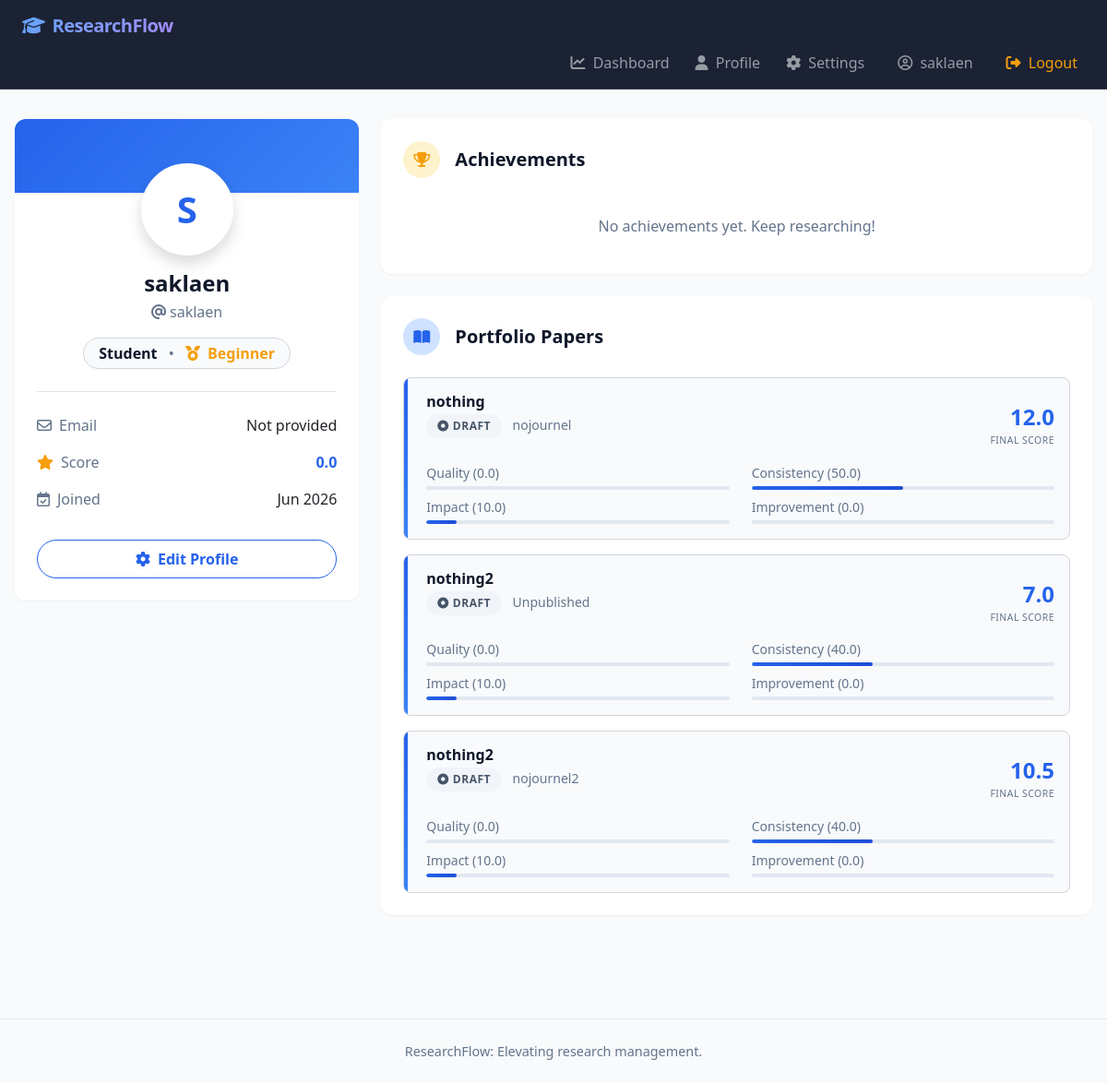
Screenshot of /profile/ (signed in) with the database file from the repository.
### research_portfolio/models.py (models this page shows, shortened)
class Profile(models.Model):
    ROLE_CHOICES = [
        ('student', 'Student'),
        ('supervisor', 'Supervisor'),
        ('admin', 'Admin'),
    ]
    user = models.OneToOneField(User, on_delete=models.CASCADE, related_name='profile')
    role = models.CharField(max_length=20, choices=ROLE_CHOICES, default='student')
    research_score = models.FloatField(default=0.0)
    reputation_level = models.CharField(max_length=50, default='Beginner')
    approved_supervisor = models.ForeignKey(
        User,
        on_delete=models.SET_NULL,
        null=True,
        blank=True,
        related_name='approved_students',
    )

class Paper(models.Model):
    STATUS_CHOICES = [
        ('draft', 'Draft'),
        ('submitted', 'Submitted'),
        ('needs_revision', 'Needs Revision'),
        ('approved', 'Approved'),
        ('rejected', 'Rejected'),
    ]
    title = models.CharField(max_length=200)
    authors = models.CharField(max_length=300, blank=True)
    journal = models.CharField(max_length=200, blank=True)
    publication_date = models.DateField(null=True, blank=True)
    doi = models.CharField(max_length=100, blank=True)
    abstract = models.TextField(blank=True)
    student = models.ForeignKey(User, on_delete=models.CASCADE, related_name='student_papers')
    supervisor = models.ForeignKey(
        User,
        on_delete=models.SET_NULL,
        null=True,
        blank=True,
        related_name='supervised_papers',
    )
    category = models.ForeignKey(ResearchCategory, on_delete=models.SET_NULL, null=True, blank=True)
    journal_index = models.ForeignKey(JournalIndex, on_delete=models.SET_NULL, null=True, blank=True)
    status = models.CharField(max_length=20, choices=STATUS_CHOICES, default='draft')
    evaluation = models.TextField(blank=True)
    pdf = models.FileField(upload_to='papers/', null=True, blank=True, validators=[validate_pdf])
    deadline = models.DateTimeField(null=True, blank=True)
    submitted_at = models.DateTimeField(null=True, blank=True)
    current_score = models.FloatField(default=0.0)
    previous_score = models.FloatField(default=0.0)
    improvement_bonus = models.FloatField(default=0.0)
    consistency_score = models.FloatField(default=0.0)
    collaboration_score = models.FloatField(default=0.0)
    impact_score = models.FloatField(default=0.0)
    final_score = models.FloatField(default=0.0)
    revision_count = models.IntegerField(default=0)
    created_at = models.DateTimeField(auto_now_add=True)

### research_portfolio/views.py (the view)
# urls.py: path('profile/', views.profile, name='profile'),
@login_required
def profile(request):
    role = user_role(request.user)
    if role == 'student':
        papers = Paper.objects.filter(student=request.user)
    elif role == 'supervisor':
        papers = Paper.objects.filter(supervisor=request.user)
    else:
        papers = Paper.objects.none()
    return render(request, 'profile.html', {
        'profile': request.user.profile,
        'papers': papers,
        'achievements': request.user.achievements.all(),
        'can_edit_profile': True,
    })

### templates/profile.html
{% extends 'base.html' %}
{% block content %}
<div class="row g-4 justify-content-center">
    <div class="col-lg-4">
        <div class="panel shadow-sm border-0 text-center position-relative overflow-hidden">
            <div class="position-absolute top-0 start-0 w-100" style="height: 80px; background: linear-gradient(135deg, var(--brand), var(--accent));"></div>
            <div class="rounded-circle bg-white shadow d-inline-flex align-items-center justify-content-center position-relative mt-4 mb-3" style="width:100px;height:100px;font-size:40px;font-weight:700;color:var(--brand); border: 4px solid white;">
                {{ user.username|slice:":1"|upper }}
            </div>
            <h1 class="h4 mb-1 fw-bold">{{ user.get_full_name|default:user.username }}</h1>
            <p class="text-muted mb-3"><i class="fa-solid fa-at me-1"></i>{{ user.username }}</p>
            <div class="d-inline-block bg-light rounded-pill px-3 py-1 mb-4 border border-light">
                <span class="fw-bold text-dark">{{ profile.role|capfirst }}</span>
                <span class="mx-2 text-muted">•</span>
                <span class="fw-bold text-warning"><i class="fa-solid fa-medal me-1"></i> {{ profile.reputation_level }}</span>
            </div>
            <ul class="list-group list-group-flush text-start border-top pt-3">
                <li class="list-group-item px-0 d-flex justify-content-between align-items-center border-0 bg-transparent py-2">
                    <span class="text-muted"><i class="fa-regular fa-envelope me-2"></i>Email</span>
                    <span class="fw-medium">{{ user.email|default:'Not provided' }}</span>
                </li>
                <li class="list-group-item px-0 d-flex justify-content-between align-items-center border-0 bg-transparent py-2">
                    <span class="text-muted"><i class="fa-solid fa-star me-2 text-warning"></i>Score</span>
                    <span class="fw-bold text-primary">{{ profile.research_score }}</span>
                </li>
                <li class="list-group-item px-0 d-flex justify-content-between align-items-center border-0 bg-transparent py-2">
                    <span class="text-muted"><i class="fa-regular fa-calendar-check me-2"></i>Joined</span>
                    <span class="fw-medium">{{ user.date_joined|date:'M Y' }}</span>
                </li>
            </ul>
            {% if can_edit_profile %}
            <div class="mt-4">
                <a href="{% url 'settings' %}" class="btn btn-outline-primary w-100 rounded-pill"><i class="fa-solid fa-gear me-2"></i> Edit Profile</a>
            </div>
            {% endif %}
        </div>
    </div>
    <div class="col-lg-8">
        <div class="panel shadow-sm border-0 mb-4">
            <div class="d-flex align-items-center mb-4">
                <div class="bg-warning-subtle text-warning p-2 rounded-circle me-3 d-flex align-items-center justify-content-center" style="width: 40px; height: 40px;">
                    <i class="fa-solid fa-trophy"></i>
                </div>
                <h2 class="h5 mb-0 fw-bold">Achievements</h2>
            </div>
            <div class="row g-3">
            {% for achievement in achievements %}
                <div class="col-md-6">
                    <div class="p-3 bg-light rounded border border-light h-100">
                        <div class="d-flex gap-3 align-items-start">
                            <div class="text-warning fs-3 mt-1"><i class="fa-solid fa-star"></i></div>
                            <div>
                                <strong class="d-block mb-1 text-dark">{{ achievement.title }}</strong>
                                <div class="text-muted small lh-sm">{{ achievement.description }}</div>
                            </div>
                        </div>
                    </div>
                </div>
            {% empty %}
                <div class="col-12"><p class="text-muted mb-0 py-3 text-center">No achievements yet. Keep researching!</p></div>
            {% endfor %}
            </div>
        </div>
        {% if papers %}
            <div class="panel shadow-sm border-0">
                <div class="d-flex align-items-center mb-4">
                    <div class="bg-primary-subtle text-primary p-2 rounded-circle me-3 d-flex align-items-center justify-content-center" style="width: 40px; height: 40px;">
                        <i class="fa-solid fa-book-open"></i>
                    </div>
                    <h2 class="h5 mb-0 fw-bold">Portfolio Papers</h2>
                </div>
                <div class="d-flex flex-column gap-3">
                {% for paper in papers %}
                    <div class="p-3 rounded border border-light bg-light position-relative overflow-hidden">
                        <div class="position-absolute top-0 start-0 h-100" style="width: 4px; background: linear-gradient(to bottom, var(--brand), var(--accent));"></div>
                        <div class="d-flex flex-column flex-md-row justify-content-between mb-3 ps-2">
                            <div>
                                <h3 class="h6 fw-bold mb-1">{{ paper.title }}</h3>
                                <div class="small text-muted"><span class="status-pill status-{{ paper.status }} me-2"><i class="fa-solid fa-circle-dot me-1"></i> {{ paper.get_status_display }}</span> {{ paper.journal|default:"Unpublished" }}</div>
                            </div>
                            <div class="text-end mt-2 mt-md-0">
                                <div class="fs-4 fw-bold text-primary">{{ paper.final_score }}</div>
                                <div class="text-uppercase text-muted" style="font-size: 0.65rem; letter-spacing: 0.5px;">Final Score</div>
                            </div>
                        </div>
                        <div class="row g-2 small ps-2">
                            <div class="col-6 col-sm-3">
                                <div class="text-muted mb-1">Quality ({{ paper.current_score }})</div>
                                <div class="score-bar-container" style="height: 4px;"><div class="score-bar-fill" style="width: {{ paper.current_score }}%;"></div></div>
                            </div>
                            <div class="col-6 col-sm-3">
                                <div class="text-muted mb-1">Consistency ({{ paper.consistency_score }})</div>
                                <div class="score-bar-container" style="height: 4px;"><div class="score-bar-fill bg-success" style="width: {{ paper.consistency_score }}%;"></div></div>
                            </div>
                            <div class="col-6 col-sm-3">
                                <div class="text-muted mb-1">Impact ({{ paper.impact_score }})</div>
                                <div class="score-bar-container" style="height: 4px;"><div class="score-bar-fill bg-info" style="width: {{ paper.impact_score }}%;"></div></div>
                            </div>
                            <div class="col-6 col-sm-3">
                                <div class="text-muted mb-1">Improvement ({{ paper.improvement_bonus }})</div>
                                <div class="score-bar-container" style="height: 4px;"><div class="score-bar-fill bg-warning" style="width: {{ paper.improvement_bonus }}%;"></div></div>
                            </div>
                        </div>
                    </div>
                {% endfor %}
                </div>
            </div>
        {% endif %}
    </div>
</div>
{% endblock %}

### templates/base.html (shortened to what this page needs)
{% load static %}
<!DOCTYPE html>
<html lang="en">
<head>
    <link rel="stylesheet" href="{% static 'bootstrap.min.css' %}">
    <link rel="stylesheet" href="{% static 'fa-all.min.css' %}">
    <link rel="stylesheet" href="{% static 'style.css' %}">
</head>
<body>
    <nav class="navbar navbar-expand-lg navbar-dark shadow-sm">
        <div class="container-fluid px-4">
            <a class="navbar-brand" href="{% if user.is_authenticated %}{% url 'dashboard' %}{% else %}{% url 'home' %}{% endif %}">
                <i class="fa-solid fa-graduation-cap me-2"></i>ResearchFlow
            </a>
            <div class="collapse navbar-collapse" id="mainNav">
                <div class="navbar-nav ms-auto align-items-lg-center">
                    {% if user.is_authenticated %}
                        <a class="nav-link" href="{% url 'dashboard' %}"><i class="fa-solid fa-chart-line me-1"></i> Dashboard</a>
                        <a class="nav-link" href="{% url 'profile' %}"><i class="fa-solid fa-user me-1"></i> Profile</a>
                        <a class="nav-link" href="{% url 'settings' %}"><i class="fa-solid fa-cog me-1"></i> Settings</a>
                        <span class="navbar-text mx-lg-3"><i class="fa-regular fa-circle-user me-1"></i> {{ user.username }}</span>
                        <a class="nav-link text-warning" href="{% url 'logout' %}"><i class="fa-solid fa-right-from-bracket me-1"></i> Logout</a>
                    {% else %}
                        <a class="nav-link" href="{% url 'login' %}"><i class="fa-solid fa-right-to-bracket me-1"></i> Login</a>
                        <a class="nav-link btn btn-primary text-white ms-lg-2 px-3" href="{% url 'signup' %}">Sign Up</a>
                    {% endif %}
                </div>
            </div>
        </div>
    </nav>
    <main class="app-shell">
        {% block content %}{% endblock %}
    </main>
    <footer class="app-footer">
        <div class="container">
            <p class="mb-0">ResearchFlow: Elevating research management.</p>
        </div>
    </footer>
</body>
</html>

### rows the page displays
Profile: role "Student", reputation_level "Beginner", research_score "0.0"
Paper: title "nothing", status "DRAFT", journal "nojournel", final_score "12.0", current_score "0.0", consistency_score "50.0", impact_score "10.0", improvement_bonus "0.0"
Paper: title "nothing2", status "DRAFT", journal "Unpublished", final_score "7.0", current_score "0.0", consistency_score "40.0", impact_score "10.0", improvement_bonus "0.0"
Paper: title "nothing2", status "DRAFT", journal "nojournel2", final_score "10.5", current_score "0.0", consistency_score "40.0", impact_score "10.0", improvement_bonus "0.0"

### other values shown
{{ user.username }} "saklaen"
{{ user.username|slice:":1"|upper }} "S"
{{ user.get_full_name|default:user.username }} "saklaen"
{{ user.email|default:'Not provided' }} "Not provided"
{{ user.date_joined|date:'M Y' }} "Jun 2026"
